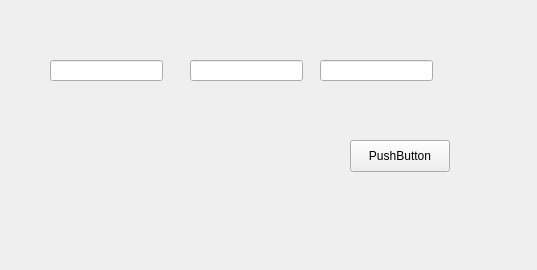
<?xml version="1.0" encoding="UTF-8"?>
<ui version="4.0">
 <class>Widget</class>
 <widget class="QWidget" name="Widget">
  <property name="geometry">
   <rect>
    <x>0</x>
    <y>0</y>
    <width>537</width>
    <height>270</height>
   </rect>
  </property>
  <property name="windowTitle">
   <string>Widget</string>
  </property>
  <widget class="QLineEdit" name="lineEdit">
   <property name="geometry">
    <rect>
     <x>50</x>
     <y>60</y>
     <width>113</width>
     <height>21</height>
    </rect>
   </property>
  </widget>
  <widget class="QLineEdit" name="lineEdit_2">
   <property name="geometry">
    <rect>
     <x>190</x>
     <y>60</y>
     <width>113</width>
     <height>21</height>
    </rect>
   </property>
  </widget>
  <widget class="QLineEdit" name="lineEdit_3">
   <property name="geometry">
    <rect>
     <x>320</x>
     <y>60</y>
     <width>113</width>
     <height>21</height>
    </rect>
   </property>
  </widget>
  <widget class="QPushButton" name="pushButton">
   <property name="geometry">
    <rect>
     <x>350</x>
     <y>140</y>
     <width>100</width>
     <height>32</height>
    </rect>
   </property>
   <property name="text">
    <string>PushButton</string>
   </property>
  </widget>
 </widget>
 <resources/>
 <connections/>
</ui>
